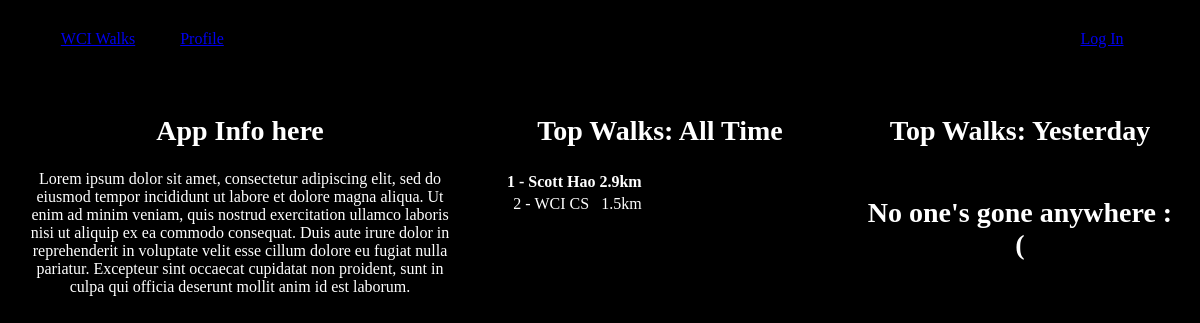
Before: / with the older database file.
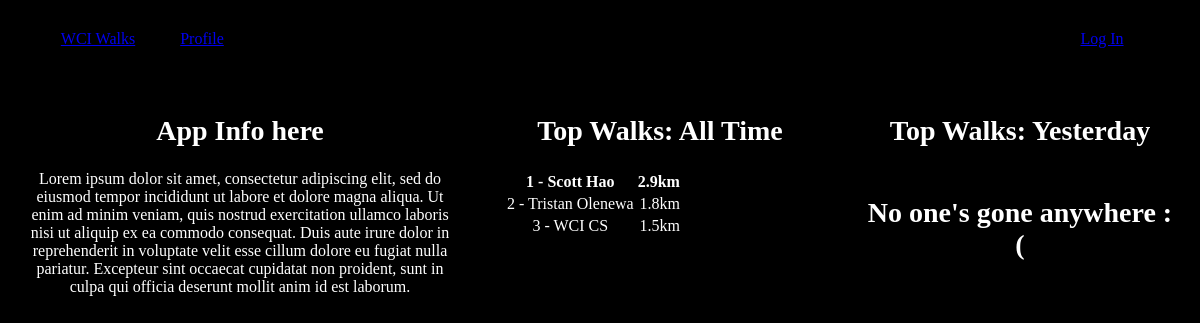
After: the same page with the newer database file.
### tables this page shows
CREATE TABLE users (
    id TEXT PRIMARY KEY,
    email TEXT UNIQUE NOT NULL,
    username TEXT NOT NULL,
    distance INTEGER NOT NULL,
    active TINYINT DEFAULT 1
);

### application/controllers/index.py (the view)
@bp.route('/', methods=('GET',))
def home():
    db = database.get_db()
    total = db.execute(
        'SELECT * FROM total'
    ).fetchone()
    return render_template(
        'index.html',
        alltimeleaderboard=get_all_time_leaderboard(),
        yesterdayleaderboard=get_day_leaderboard(datetime.date.today()-datetime.timedelta(days=1)),
        total=total
    )

### application/models/database.py (called while the page is built)
def get_db():
    if 'db' not in g:
        g.db = sqlite3.connect(
            current_app.config['DB'], detect_types=sqlite3.PARSE_DECLTYPES
        )
        g.db.row_factory = sqlite3.Row
    return g.db

def teardown_db(err=None):
    db = g.pop('db', None)
    if db is not None:
        db.close()

### application/templates/utils.py (called while the page is built)
def get_all_time_leaderboard():
    db = database.get_db()
    userdistances = db.execute(
        "SELECT username, distance FROM users;"
    ).fetchall()
    userdistances.sort(key=lambda user: user[1], reverse=True)
    return userdistances[:15]

def get_day_leaderboard(date):
    db = database.get_db()
    userdistances = db.execute(
        "SELECT username, distance FROM walks WHERE walkdate=?;", (date,)
    ).fetchall()
    userdistances.sort(key=lambda user: user[1], reverse=True)
    return userdistances[:10]

### application/templates/index.html
{% extends "utils/layout.html" %}
{% block body %}
    <div class='columns'>
        <div class="column appinfo">
            <h2>App Info here</h2>
            <p>Lorem ipsum dolor sit amet,
                consectetur adipiscing elit,
                sed do eiusmod tempor incididunt
                ut labore et dolore magna aliqua.
                Ut enim ad minim veniam, quis
                nostrud exercitation ullamco
                laboris nisi ut aliquip ex ea
                commodo consequat. Duis aute irure
                dolor in reprehenderit in
                voluptate velit esse cillum dolore
                eu fugiat nulla pariatur.
                Excepteur sint occaecat cupidatat
                non proident, sunt in culpa qui
                officia deserunt mollit anim id
                est laborum.</p>
        </div>
        <div class="column leaderboard">
            <h2>Top Walks: All Time</h2>
            <table>
                {% if alltimeleaderboard|length > 0 and alltimeleaderboard[0][1] > 0 %}
                    <tr class="bold"><td>1 - {{alltimeleaderboard[0][0]}}</td><td class="d">{{alltimeleaderboard[0][1]}}km</td></tr>
                    {% for i in range(1, [alltimeleaderboard|length, 21] | min) %}
                        {% if alltimeleaderboard[i][1]>0 %}<tr><td>{{i+1}} - {{alltimeleaderboard[i][0]}}</td><td class="d">{{alltimeleaderboard[i][1]}}km</td></tr>{% endif %}
                    {% endfor %}
                {% else %}
                    <tr><td><h2>No one went anywhere yesterday.</h2></td></tr>
                {% endif %}
            </table>
        </div>
        <div class="column leaderboard">
            <h2>Top Walks: Yesterday</h2>
            <table>
                {% if yesterdayleaderboard|length > 0 and yesterdayleaderboard[0][1] > 0 %}
                    <tr class="bold"><td>1 - {{yesterdayleaderboard[0][0]}}</td><td class="d">{{yesterdayleaderboard[0][1]}}km</td></tr>
                    {% for i in range(1, [yesterdayleaderboard|length, 21] | min) %}
                        {% if yesterdayleaderboard[i][1]>0 %}<tr><td>{{i+1}} - {{yesterdayleaderboard[i][0]}}</td><td class="d">{{yesterdayleaderboard[i][1]}}km</td></tr>{% endif %}
                    {% endfor %}
                {% else %}
                    <tr><td><h2>No one's gone anywhere :(</h2></td></tr>
                {% endif %}
            </table>
        </div>
    </div>
{% endblock %}

### application/templates/utils/layout.html (shortened to what this page needs)
<!DOCTYPE html>
<html height="100%">
    <head>
        <link rel="stylesheet" href="{{ url_for('static', filename='style.css') }}" type="text/css"/>
        <link rel="stylesheet" href="https://cdnjs.cloudflare.com/ajax/libs/font-awesome/4.7.0/css/font-awesome.min.css">
    </head>
    <body>
        {% include "utils/navbar.html" %}
        {% block body %}
        {% endblock %}
    </body>
</html>

### application/templates/utils/navbar.html
<nav>
    <ul>
        <li>
            <a href="/">WCI Walks</a>
        </li>
        <li>
            <a href="/users">Profile</a>
        </li>
        <li class="right">
            {% if current_user is defined and current_user.is_authenticated %}
                <a href="/users/logout">Log Out</a>
            {% else %}
                <a href="/users/login">Log In</a>
            {% endif %}
        </li>
    </ul>
</nav>

### application/static/style.css (style rules this page uses)
body { margin: 0; padding: 0; background-color: black; color: white; }
h2 { font-size: 1.75em; }
li { list-style-type: none; }
nav { width: 100%; }
nav ul { margin: 30px 0 15px 0; padding: 0 4% 0 4%; width: 92%; }
nav li { margin: 0; padding: 0; width: 100px; display: inline-block; text-align: center; }
.right { float: right; }
.columns { margin: 20px 0; overflow: auto; text-align: center; }
.column { box-sizing: border-box; margin: 0; padding: 2%; float: left; text-align: center; }
.appinfo { width: 40%; min-width: 200px; }
.leaderboard { width: 30%; min-width: 200px; }
.bold { font-weight: bold; }
.d { float: right; }

Changed rows visible on the page:
added users: username "Tristan Olenewa", distance "1.8"
Other visible differences:
new list line: "2 - km"
new list line: "3 - km"
new list line: "WCI CS 1.5"
list line gone: "2 - km"
list line gone: "WCI CS 1.5"
